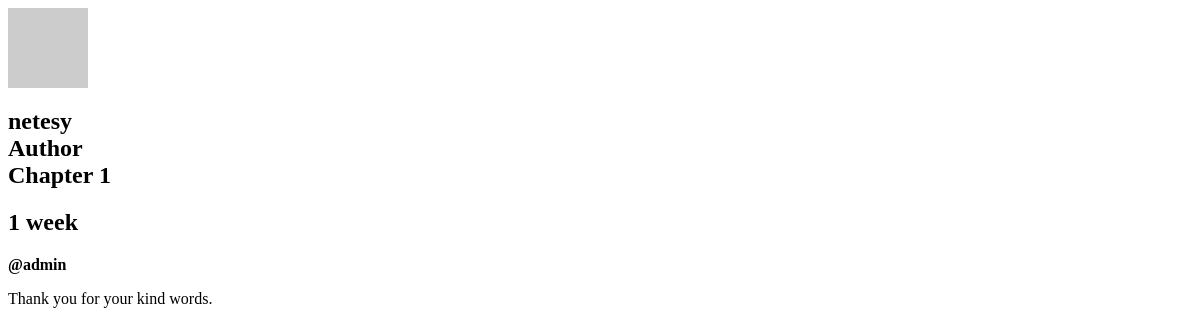
Page /read/review/show/2/ on the earlier database version.
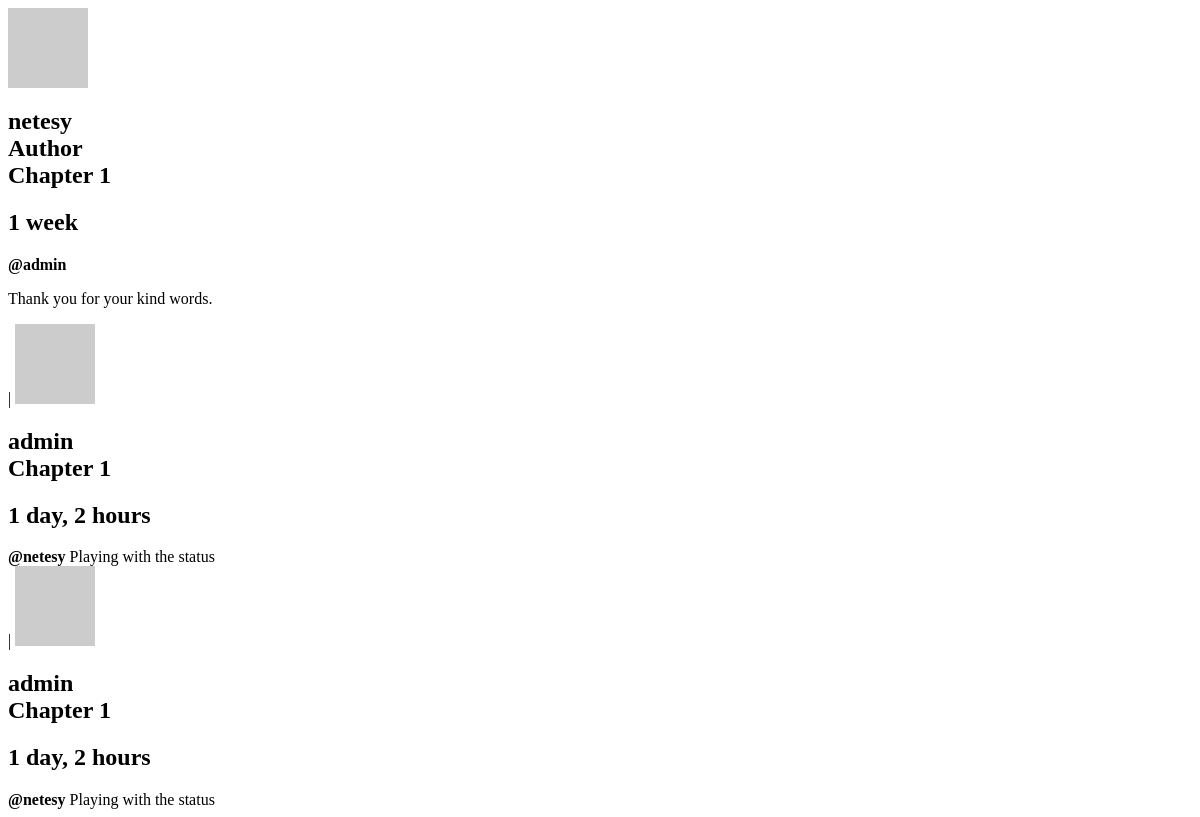
Same page on the later database version.
### modules/stories/models/review.py (models this page shows, shortened)
class Review(CacheInvalidationMixin, idModel, statusModel, timeStampModel):
    story = models.ForeignKey(
        "Stories", related_name="reviews", on_delete=models.CASCADE
    )
    chapter = models.ForeignKey(
        "Chapter",
        related_name="chapter_reviews",
        null=True,
        blank=True,
        on_delete=models.CASCADE,
    )
    user = models.ForeignKey(settings.AUTH_USER_MODEL, on_delete=models.CASCADE)
    parent = models.ForeignKey("self", null=True, blank=True, on_delete=models.CASCADE)
    text = RichTextUploadingField()
    flags = GenericRelation(Flag)
    objects = CachedQueryManager()
    class Meta:
        verbose_name_plural = "reviews"
        ordering = ("created_at",)
        app_label = "stories"
    def get_replies(self):
        return Review.objects.filter(parent=self).filter(status="active")

### modules/core/models.py (models this page shows, shortened)
class Users(AbstractUser):
    gender_choices = (
        ("male", "Male"),
        ("female", "Female"),
        ("human", "Human"),
    )
    kyc_choices = (
        ("pending", "Pending Submission"),
        ("verification", "Pending Verification"),
        ("approved", "Approved"),
        ("declined", "Declined"),
    )
    pseudonym = models.CharField(max_length=255, blank=True, null=True)
    bio = RichTextField(null=True, blank=True)
    location = models.CharField(max_length=30, blank=True)
    birth_date = models.DateField(null=True, blank=True)
    profile_photo = models.ImageField(max_length=2048, blank=True, null=True)
    following = models.ManyToManyField(
        "self", blank=True, related_name="followers", symmetrical=False
    )
    updated_at = models.DateTimeField(auto_now=True)
    gender = models.CharField(max_length=100, choices=gender_choices, default="human")
    kyc_status = models.CharField(max_length=100, choices=kyc_choices, default="active")
    kyc_verified_at = models.DateTimeField(blank=True, null=True)
    language = models.ForeignKey(
        "Languages", on_delete=models.CASCADE, blank=True, null=True
    )
    ref_code = models.CharField(max_length=20, blank=True)
    referrer = models.ForeignKey(
        "Users", on_delete=models.CASCADE, blank=True, null=True
    )
    active = models.BooleanField(default=True)
    objects = CustomUserManager()
    def get_profile_image(self):
        image = "https://avatars.dicebear.com/api/open-peeps/%s.svg" % (self.username)
        return image
    def name(self):
        if self.pseudonym:
            return self.pseudonym
        elif self.get_full_name():
            return self.get_full_name()
        else:
            return self.get_username()
    class Meta:
        verbose_name_plural = "users"
        app_label = "core"

### modules/stories/models/chapter.py (models this page shows, shortened)
class Chapter(CacheInvalidationMixin ,idModel, statusModel, timeStampModel):
    story = models.ForeignKey(
        "Stories", related_name="chapters", on_delete=models.CASCADE
    )
    user = models.ForeignKey(settings.AUTH_USER_MODEL, on_delete=models.CASCADE)
    edited_by = models.ForeignKey(
        settings.AUTH_USER_MODEL,
        related_name="chapter_editor",
        on_delete=models.DO_NOTHING,
    )
    position = models.IntegerField()
    slug = models.SlugField(null=True, unique=True)
    title = models.CharField(max_length=255)
    text = RichTextUploadingField()
    authors_note = RichTextField(blank=True, null=True)
    words = models.IntegerField(blank=True, null=True)
    released_at = models.DateTimeField()
    flags = GenericRelation(Flag)
    objects = CachedQueryManager()
    class Meta:
        verbose_name_plural = "chapters"

### modules/stories/views/user.py (the view)
def detail_review(request, review):
    review = get_reviews_by_id(review)
    context = {
        "review": review,
    }
    return render(request, "stories/reviews/view.html", context)

### modules/core/context_processor.py (called while the page is built)
def settings(request):
    setting = Settings.objects.filter(status="active").first()
    return {"settings": setting}

def socials(request):
    social = Socials.objects.filter(status="active").order_by("name")[:10]
    return {"socials": social}

def menus(request):
    menu = Menus.objects.filter(status="active").order_by("name")[:10]
    return {"menus": menu}

### modules/core/models.py (called while the page is built)
    def get_queryset(self):
        cache_key = f"queryset:{self.model._meta.label}_{self.model.id}"
        queryset = cache.get(cache_key)
        if queryset is not None:
            return queryset
        queryset = super().get_queryset()
        cache.set(cache_key, queryset)
        return queryset

### modules/stories/actions/user.py (called while the page is built)
def get_reviews_by_id(review: int):
    review = (
        Review.objects.filter(~Q(status="pending") | ~Q(status="draft"))
        .select_related(
            "story",
            "chapter",
            "user",
        )
        .prefetch_related(
            "story__author",
        )
        .get(id=review)
    )
    return review

### modules/stories/models/include.py (called while the page is built)
    def get_queryset(self):
        cache_key = f"queryset:{self.model._meta.label}_{self.model.id}"
        queryset = cache.get(cache_key)
        if queryset is not None:
            return queryset
        queryset = super().get_queryset()
        cache.set(cache_key, queryset)
        return queryset

### modules/stories/templates/stories/reviews/view.html
{% include "stories/partials/review.html" %}

### modules/stories/templates/stories/partials/review.html
<review class="rounded-xl p-8 md:p-0 h-48" id="{{ review.id }}">
<review-container class="flex">
  <img class="w-24 h-24 rounded-xl m-4 dark:bg-mono-800 bg-mono-100 dark:text-mono-100" src="{{ review.user.get_profile_image }}">
  <review-content class="p-2 w-full text-center md:text-left space-y-2">
    <review-caption class="-mt-4 -mb-2">
      <div class="text-sky-500 dark:text-sky-400 text-lg font-bold font-sans">
        <h2 class="font-bold font-sans">{{ review.user.name }} {% if review.user in review.story.author.all %}
            <div class="badge bg-blue-300 border-none p-2 text-xs">
                Author
            </div>
        {% endif %}
        {% if review.chapter %}
        <div class="badge bg-mono-300 border-none p-2 text-xs">
    Chapter {{ review.chapter.position }}<br/>
      </div>
      {% endif %}
      </h2>
      </div>
     <div class="text-mono-700 dark:text-mono-300 text-sm font-medium font-sans">
          <h2>
        {{ review.created_at | timesince }}
        </h2>
      </div>
    </review-caption>
    <review-text class="m-0 p-2 w-full text-normal w-full rounded-xl font-medium text-mono-700 dark:text-mono-300 flex inline">
         {% if  review.parent.user.name %} <strong class="text-mono-800 dark:text-mono-200 mr-2">@{{ review.parent.user.name }}</strong>{% endif %} {{ review.text | safe }}
    </review-text>
  </review-content>
  </review-container>
</review>
    {% for review in review.get_replies %}
      <div class="text-mono-700 pl-14 dark:text-mono-200" parent-id="review.parent.id">|
          {% include 'stories/partials/review.html' with review=review %}
      </div>
    {% endfor %}

Differences in the rows shown:
added Review: user.name "admin", chapter.position "1", created_at "1 day, 2 hours", parent.user.name "netesy", text "Playing with the status"
added Review: user.name "admin", chapter.position "1", created_at "1 day, 2 hours", parent.user.name "netesy", text "Playing with the status"
